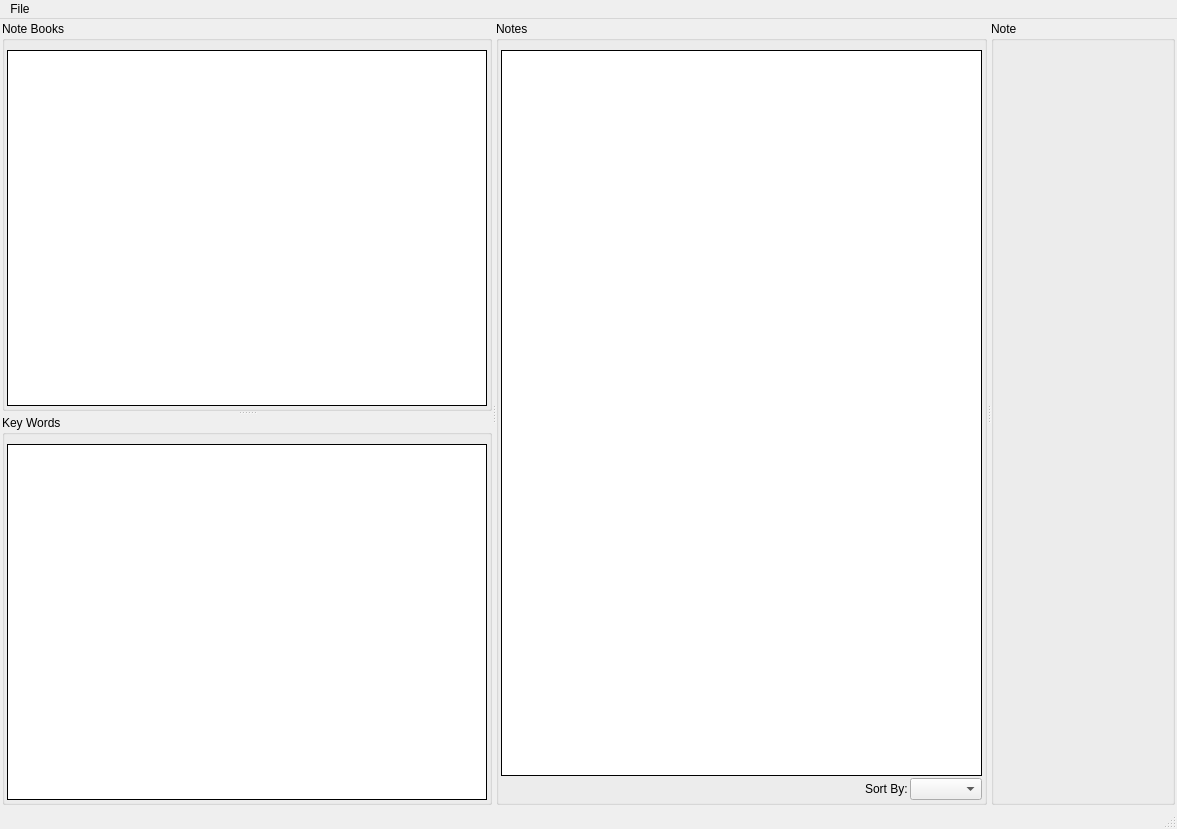
<?xml version="1.0" encoding="UTF-8"?>
<ui version="4.0">
 <class>MainWindow</class>
 <widget class="QMainWindow" name="MainWindow">
  <property name="geometry">
   <rect>
    <x>0</x>
    <y>0</y>
    <width>1177</width>
    <height>829</height>
   </rect>
  </property>
  <property name="windowTitle">
   <string>APyEC</string>
  </property>
  <widget class="QWidget" name="centralwidget">
   <layout class="QHBoxLayout" name="horizontalLayout_3">
    <property name="spacing">
     <number>2</number>
    </property>
    <property name="margin">
     <number>2</number>
    </property>
    <item>
     <widget class="QSplitter" name="mainSplitter">
      <property name="sizePolicy">
       <sizepolicy hsizetype="Expanding" vsizetype="Preferred">
        <horstretch>0</horstretch>
        <verstretch>0</verstretch>
       </sizepolicy>
      </property>
      <property name="frameShape">
       <enum>QFrame::NoFrame</enum>
      </property>
      <property name="frameShadow">
       <enum>QFrame::Plain</enum>
      </property>
      <property name="midLineWidth">
       <number>0</number>
      </property>
      <property name="orientation">
       <enum>Qt::Horizontal</enum>
      </property>
      <widget class="QSplitter" name="notebookSplitter">
       <property name="sizePolicy">
        <sizepolicy hsizetype="Minimum" vsizetype="Expanding">
         <horstretch>0</horstretch>
         <verstretch>0</verstretch>
        </sizepolicy>
       </property>
       <property name="orientation">
        <enum>Qt::Vertical</enum>
       </property>
       <widget class="QGroupBox" name="notebookGroupBox">
        <property name="sizePolicy">
         <sizepolicy hsizetype="Preferred" vsizetype="Preferred">
          <horstretch>0</horstretch>
          <verstretch>0</verstretch>
         </sizepolicy>
        </property>
        <property name="title">
         <string>Note Books</string>
        </property>
        <layout class="QVBoxLayout" name="verticalLayout">
         <property name="leftMargin">
          <number>2</number>
         </property>
         <property name="topMargin">
          <number>9</number>
         </property>
         <property name="rightMargin">
          <number>2</number>
         </property>
         <property name="bottomMargin">
          <number>2</number>
         </property>
         <item>
          <widget class="NotebookMVC" name="notebookMVC">
           <property name="sizePolicy">
            <sizepolicy hsizetype="Preferred" vsizetype="Expanding">
             <horstretch>0</horstretch>
             <verstretch>0</verstretch>
            </sizepolicy>
           </property>
           <property name="frameShape">
            <enum>QFrame::Box</enum>
           </property>
           <property name="frameShadow">
            <enum>QFrame::Plain</enum>
           </property>
          </widget>
         </item>
        </layout>
       </widget>
       <widget class="QGroupBox" name="keywordGroupBox">
        <property name="sizePolicy">
         <sizepolicy hsizetype="Preferred" vsizetype="Preferred">
          <horstretch>0</horstretch>
          <verstretch>0</verstretch>
         </sizepolicy>
        </property>
        <property name="title">
         <string>Key Words</string>
        </property>
        <layout class="QVBoxLayout" name="verticalLayout_3">
         <property name="leftMargin">
          <number>2</number>
         </property>
         <property name="rightMargin">
          <number>2</number>
         </property>
         <property name="bottomMargin">
          <number>2</number>
         </property>
         <item>
          <widget class="KeywordChooserMVC" name="keywordChooserMVC">
           <property name="sizePolicy">
            <sizepolicy hsizetype="Preferred" vsizetype="Expanding">
             <horstretch>0</horstretch>
             <verstretch>0</verstretch>
            </sizepolicy>
           </property>
           <property name="frameShape">
            <enum>QFrame::Box</enum>
           </property>
           <property name="frameShadow">
            <enum>QFrame::Plain</enum>
           </property>
          </widget>
         </item>
        </layout>
       </widget>
      </widget>
      <widget class="QGroupBox" name="notesGroupBox">
       <property name="sizePolicy">
        <sizepolicy hsizetype="Preferred" vsizetype="Preferred">
         <horstretch>0</horstretch>
         <verstretch>0</verstretch>
        </sizepolicy>
       </property>
       <property name="title">
        <string>Notes</string>
       </property>
       <layout class="QVBoxLayout" name="verticalLayout_2">
        <property name="spacing">
         <number>2</number>
        </property>
        <property name="leftMargin">
         <number>2</number>
        </property>
        <property name="rightMargin">
         <number>2</number>
        </property>
        <property name="bottomMargin">
         <number>2</number>
        </property>
        <item>
         <widget class="NoteMVC" name="noteMVC">
          <property name="sizePolicy">
           <sizepolicy hsizetype="Preferred" vsizetype="Expanding">
            <horstretch>0</horstretch>
            <verstretch>0</verstretch>
           </sizepolicy>
          </property>
          <property name="frameShape">
           <enum>QFrame::Box</enum>
          </property>
          <property name="frameShadow">
           <enum>QFrame::Plain</enum>
          </property>
         </widget>
        </item>
        <item>
         <layout class="QHBoxLayout" name="horizontalLayout_4">
          <item>
           <spacer name="horizontalSpacer_3">
            <property name="orientation">
             <enum>Qt::Horizontal</enum>
            </property>
            <property name="sizeHint" stdset="0">
             <size>
              <width>40</width>
              <height>20</height>
             </size>
            </property>
           </spacer>
          </item>
          <item>
           <widget class="QLabel" name="sortbyLabel">
            <property name="text">
             <string>Sort By:</string>
            </property>
           </widget>
          </item>
          <item>
           <widget class="QComboBox" name="sortbyComboBox"/>
          </item>
         </layout>
        </item>
       </layout>
      </widget>
      <widget class="QGroupBox" name="noteGroupBox">
       <property name="sizePolicy">
        <sizepolicy hsizetype="MinimumExpanding" vsizetype="Preferred">
         <horstretch>0</horstretch>
         <verstretch>0</verstretch>
        </sizepolicy>
       </property>
       <property name="title">
        <string>Note</string>
       </property>
      </widget>
     </widget>
    </item>
   </layout>
  </widget>
  <widget class="QMenuBar" name="menubar">
   <property name="geometry">
    <rect>
     <x>0</x>
     <y>0</y>
     <width>1177</width>
     <height>26</height>
    </rect>
   </property>
   <widget class="QMenu" name="menuFile">
    <property name="title">
     <string>File</string>
    </property>
    <addaction name="actionNew_Note"/>
    <addaction name="actionNew_Notebook"/>
    <addaction name="actionPrint_Note"/>
    <addaction name="actionSet_Directory"/>
    <addaction name="separator"/>
    <addaction name="actionQuit"/>
   </widget>
   <addaction name="menuFile"/>
  </widget>
  <widget class="QStatusBar" name="statusbar"/>
  <action name="actionNew_Notebook">
   <property name="text">
    <string>New Notebook</string>
   </property>
  </action>
  <action name="actionSet_Directory">
   <property name="text">
    <string>Set Directory</string>
   </property>
  </action>
  <action name="actionQuit">
   <property name="text">
    <string>Quit</string>
   </property>
  </action>
  <action name="actionNew_Note">
   <property name="text">
    <string>New Note</string>
   </property>
  </action>
  <action name="actionPrint_Note">
   <property name="text">
    <string>Print Note</string>
   </property>
  </action>
 </widget>
 <customwidgets>
  <customwidget>
   <class>NotebookMVC</class>
   <extends>QListView</extends>
   <header>notebook</header>
  </customwidget>
  <customwidget>
   <class>NoteMVC</class>
   <extends>QListView</extends>
   <header>note</header>
  </customwidget>
  <customwidget>
   <class>KeywordChooserMVC</class>
   <extends>QListView</extends>
   <header>keywords</header>
  </customwidget>
 </customwidgets>
 <resources/>
 <connections/>
</ui>
